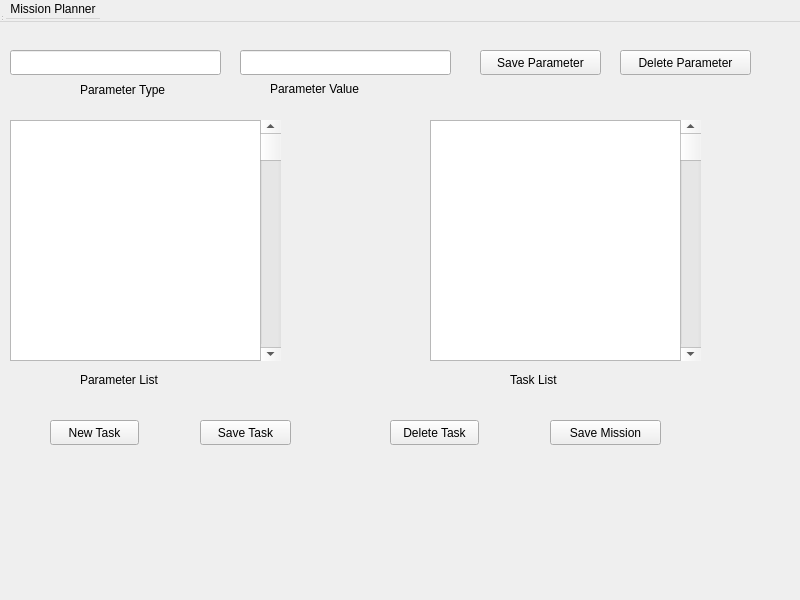
<?xml version="1.0" encoding="UTF-8"?>
<ui version="4.0">
 <class>Form</class>
 <widget class="QWidget" name="Form">
  <property name="geometry">
   <rect>
    <x>0</x>
    <y>0</y>
    <width>800</width>
    <height>600</height>
   </rect>
  </property>
  <property name="windowTitle">
   <string>MainWindow</string>
  </property>
  <widget class="QWidget" name="centralwidget">
   <widget class="QPushButton" name="save_mission_button">
    <property name="geometry">
     <rect>
      <x>550</x>
      <y>420</y>
      <width>111</width>
      <height>25</height>
     </rect>
    </property>
    <property name="text">
     <string>Save Mission</string>
    </property>
   </widget>
   <widget class="QPushButton" name="add_task_button">
    <property name="geometry">
     <rect>
      <x>50</x>
      <y>420</y>
      <width>89</width>
      <height>25</height>
     </rect>
    </property>
    <property name="text">
     <string>New Task</string>
    </property>
   </widget>
   <widget class="QPushButton" name="del_task_button">
    <property name="geometry">
     <rect>
      <x>390</x>
      <y>420</y>
      <width>89</width>
      <height>25</height>
     </rect>
    </property>
    <property name="text">
     <string>Delete Task</string>
    </property>
   </widget>
   <widget class="QPushButton" name="save_task_button">
    <property name="geometry">
     <rect>
      <x>200</x>
      <y>420</y>
      <width>91</width>
      <height>25</height>
     </rect>
    </property>
    <property name="text">
     <string>Save Task</string>
    </property>
   </widget>
   <widget class="QLineEdit" name="param_edit">
    <property name="geometry">
     <rect>
      <x>10</x>
      <y>50</y>
      <width>211</width>
      <height>25</height>
     </rect>
    </property>
   </widget>
   <widget class="QLineEdit" name="param_val_edit">
    <property name="geometry">
     <rect>
      <x>240</x>
      <y>50</y>
      <width>211</width>
      <height>25</height>
     </rect>
    </property>
   </widget>
   <widget class="QPushButton" name="save_param_button">
    <property name="geometry">
     <rect>
      <x>480</x>
      <y>50</y>
      <width>121</width>
      <height>25</height>
     </rect>
    </property>
    <property name="text">
     <string>Save Parameter</string>
    </property>
   </widget>
   <widget class="QLabel" name="param_type">
    <property name="geometry">
     <rect>
      <x>80</x>
      <y>80</y>
      <width>111</width>
      <height>20</height>
     </rect>
    </property>
    <property name="text">
     <string>Parameter Type</string>
    </property>
   </widget>
   <widget class="QLabel" name="param_val">
    <property name="geometry">
     <rect>
      <x>270</x>
      <y>80</y>
      <width>121</width>
      <height>17</height>
     </rect>
    </property>
    <property name="text">
     <string>Parameter Value</string>
    </property>
   </widget>
   <widget class="QPushButton" name="delete_param_button">
    <property name="geometry">
     <rect>
      <x>620</x>
      <y>50</y>
      <width>131</width>
      <height>25</height>
     </rect>
    </property>
    <property name="text">
     <string>Delete Parameter</string>
    </property>
   </widget>
   <widget class="QListView" name="param_list">
    <property name="geometry">
     <rect>
      <x>10</x>
      <y>120</y>
      <width>271</width>
      <height>241</height>
     </rect>
    </property>
   </widget>
   <widget class="QListView" name="task_list">
    <property name="geometry">
     <rect>
      <x>430</x>
      <y>120</y>
      <width>271</width>
      <height>241</height>
     </rect>
    </property>
   </widget>
   <widget class="QLabel" name="param_list_view">
    <property name="geometry">
     <rect>
      <x>80</x>
      <y>370</y>
      <width>111</width>
      <height>20</height>
     </rect>
    </property>
    <property name="text">
     <string>Parameter List</string>
    </property>
   </widget>
   <widget class="QLabel" name="task_list_view">
    <property name="geometry">
     <rect>
      <x>510</x>
      <y>370</y>
      <width>91</width>
      <height>20</height>
     </rect>
    </property>
    <property name="text">
     <string>Task List</string>
    </property>
   </widget>
   <widget class="QScrollBar" name="verticalScrollBar">
    <property name="geometry">
     <rect>
      <x>260</x>
      <y>120</y>
      <width>21</width>
      <height>241</height>
     </rect>
    </property>
    <property name="orientation">
     <enum>Qt::Vertical</enum>
    </property>
   </widget>
   <widget class="QScrollBar" name="verticalScrollBar_2">
    <property name="geometry">
     <rect>
      <x>680</x>
      <y>120</y>
      <width>21</width>
      <height>241</height>
     </rect>
    </property>
    <property name="orientation">
     <enum>Qt::Vertical</enum>
    </property>
   </widget>
  </widget>
  <widget class="QMenuBar" name="menubar">
   <property name="geometry">
    <rect>
     <x>0</x>
     <y>0</y>
     <width>800</width>
     <height>22</height>
    </rect>
   </property>
   <widget class="QMenu" name="menuMission_Planner">
    <property name="title">
     <string>Mission Planner</string>
    </property>
   </widget>
   <addaction name="menuMission_Planner"/>
  </widget>
  <widget class="QStatusBar" name="statusbar"/>
 </widget>
 <resources/>
 <connections/>
</ui>
